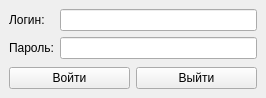
<?xml version="1.0" encoding="UTF-8"?>
<ui version="4.0">
 <class>MainWindow</class>
 <widget class="QMainWindow" name="MainWindow">
  <property name="geometry">
   <rect>
    <x>0</x>
    <y>0</y>
    <width>266</width>
    <height>98</height>
   </rect>
  </property>
  <property name="windowTitle">
   <string>MainWindow</string>
  </property>
  <widget class="QWidget" name="centralwidget">
   <layout class="QGridLayout" name="gridLayout_2">
    <item row="0" column="0">
     <layout class="QGridLayout" name="gridLayout">
      <item row="1" column="0">
       <widget class="QLabel" name="password">
        <property name="text">
         <string>Пароль:</string>
        </property>
       </widget>
      </item>
      <item row="1" column="1">
       <widget class="QLineEdit" name="password_input"/>
      </item>
      <item row="0" column="1">
       <widget class="QLineEdit" name="login_input"/>
      </item>
      <item row="0" column="0">
       <widget class="QLabel" name="login">
        <property name="text">
         <string>Логин:</string>
        </property>
       </widget>
      </item>
      <item row="2" column="0" colspan="2">
       <layout class="QHBoxLayout" name="buttons">
        <item alignment="Qt::AlignBottom">
         <widget class="QPushButton" name="auth_btn">
          <property name="text">
           <string>Войти</string>
          </property>
         </widget>
        </item>
        <item alignment="Qt::AlignBottom">
         <widget class="QPushButton" name="exic_btn">
          <property name="text">
           <string>Выйти</string>
          </property>
         </widget>
        </item>
       </layout>
      </item>
     </layout>
    </item>
   </layout>
  </widget>
 </widget>
 <resources/>
 <connections/>
</ui>
